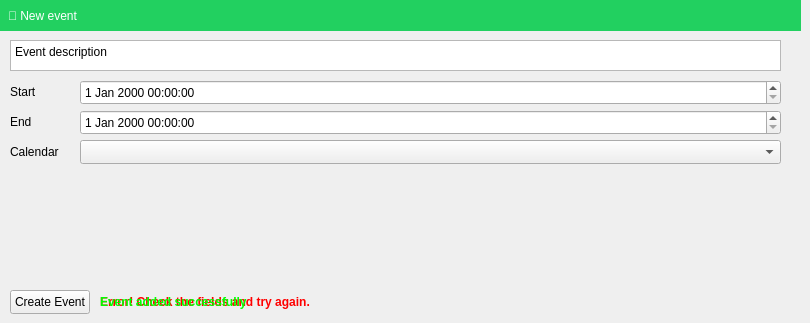
      <widget class="QWidget" name="Inserisci">
       <attribute name="title">
        <string>New event</string>
       </attribute>
       <widget class="QTextEdit" name="event_title">
        <property name="enabled">
         <bool>true</bool>
        </property>
        <property name="geometry">
         <rect>
          <x>10</x>
          <y>40</y>
          <width>771</width>
          <height>31</height>
         </rect>
        </property>
        <property name="html">
         <string>&lt;!DOCTYPE HTML PUBLIC &quot;-//W3C//DTD HTML 4.0//EN&quot; &quot;http://www.w3.org/TR/REC-html40/strict.dtd&quot;&gt;
&lt;html&gt;&lt;head&gt;&lt;meta name=&quot;qrichtext&quot; content=&quot;1&quot; /&gt;&lt;meta charset=&quot;utf-8&quot; /&gt;&lt;style type=&quot;text/css&quot;&gt;
p, li { white-space: pre-wrap; }
&lt;/style&gt;&lt;/head&gt;&lt;body style=&quot; font-family:'Segoe UI'; font-size:9pt; font-weight:400; font-style:normal;&quot;&gt;
&lt;p style=&quot; margin-top:0px; margin-bottom:0px; margin-left:0px; margin-right:0px; -qt-block-indent:0; text-indent:0px;&quot;&gt;Event description&lt;/p&gt;&lt;/body&gt;&lt;/html&gt;</string>
        </property>
       </widget>
       <widget class="QDateTimeEdit" name="start_date_time">
        <property name="geometry">
         <rect>
          <x>80</x>
          <y>80</y>
          <width>701</width>
          <height>25</height>
         </rect>
        </property>
       </widget>
       <widget class="QDateTimeEdit" name="end_date_time">
        <property name="geometry">
         <rect>
          <x>80</x>
          <y>110</y>
          <width>701</width>
          <height>25</height>
         </rect>
        </property>
       </widget>
       <widget class="QLabel" name="label_10">
        <property name="geometry">
         <rect>
          <x>10</x>
          <y>110</y>
          <width>91</width>
          <height>24</height>
         </rect>
        </property>
        <property name="text">
         <string>End</string>
        </property>
       </widget>
       <widget class="QPushButton" name="createEventButton">
        <property name="geometry">
         <rect>
          <x>10</x>
          <y>290</y>
          <width>80</width>
          <height>24</height>
         </rect>
        </property>
        <property name="text">
         <string>Create Event</string>
        </property>
       </widget>
       <widget class="QLabel" name="label_11">
        <property name="geometry">
         <rect>
          <x>10</x>
          <y>80</y>
          <width>101</width>
          <height>24</height>
         </rect>
        </property>
        <property name="text">
         <string>Start</string>
        </property>
       </widget>
       <widget class="QLabel" name="error_create_event">
        <property name="enabled">
         <bool>false</bool>
        </property>
        <property name="geometry">
         <rect>
          <x>100</x>
          <y>290</y>
          <width>251</width>
          <height>24</height>
         </rect>
        </property>
        <property name="text">
         <string>&lt;html&gt;&lt;head/&gt;&lt;body&gt;&lt;p&gt;&lt;span style=&quot; font-weight:700; color:#ff0000;&quot;&gt;Error! Check the fields and try again.&lt;/span&gt;&lt;/p&gt;&lt;/body&gt;&lt;/html&gt;</string>
        </property>
       </widget>
       <widget class="QLabel" name="success_create_event">
        <property name="enabled">
         <bool>false</bool>
        </property>
        <property name="geometry">
         <rect>
          <x>100</x>
          <y>290</y>
          <width>251</width>
          <height>24</height>
         </rect>
        </property>
        <property name="text">
         <string>&lt;html&gt;&lt;head/&gt;&lt;body&gt;&lt;p&gt;&lt;span style=&quot; font-weight:700; color:#00ff00;&quot;&gt;Event added successfully&lt;/span&gt;&lt;/p&gt;&lt;/body&gt;&lt;/html&gt;</string>
        </property>
       </widget>
       <widget class="QLabel" name="todoLabel_3">
        <property name="geometry">
         <rect>
          <x>0</x>
          <y>0</y>
          <width>801</width>
          <height>31</height>
         </rect>
        </property>
        <property name="styleSheet">
         <string notr="true">background-color: rgb(34, 208, 96);
color: rgb(255, 255, 255);
font: 700 9pt &quot;Segoe UI&quot;;
padding-left: 5px;</string>
        </property>
        <property name="text">
         <string>📅 New event</string>
        </property>
       </widget>
       <widget class="QComboBox" name="vevent_list">
        <property name="geometry">
         <rect>
          <x>80</x>
          <y>140</y>
          <width>701</width>
          <height>24</height>
         </rect>
        </property>
       </widget>
       <widget class="QLabel" name="label_12">
        <property name="geometry">
         <rect>
          <x>10</x>
          <y>140</y>
          <width>101</width>
          <height>24</height>
         </rect>
        </property>
        <property name="text">
         <string>Calendar</string>
        </property>
       </widget>
      </widget>
